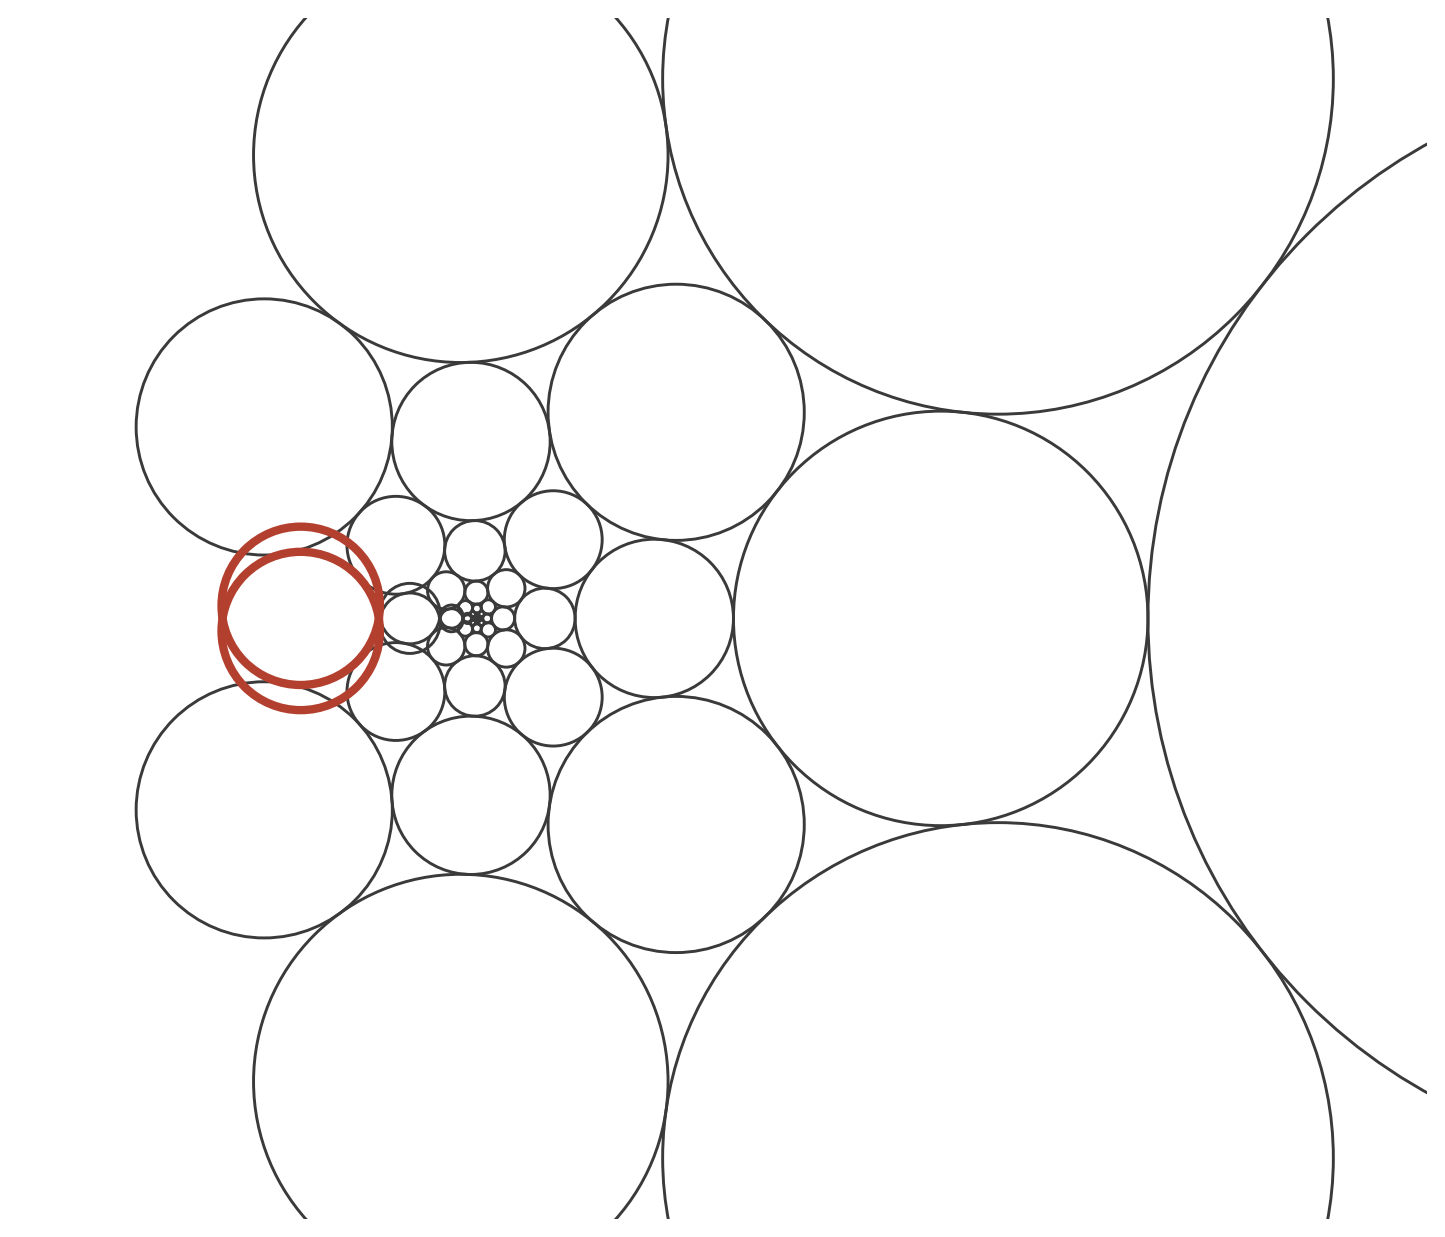

The Python source for this figure:
"""fig04_golden_four_rings.py — Figure: the golden configuration with four rings; first overlap.

Purpose (Remark 6.6 / Section 7): four rings is the experimentally determined
onset of overlap, showing the golden configuration is immersed but not
embedded. Improvement: the first overlapping pair, lattice points (0,4) and
(4,-4) (mirror images of each other), is highlighted in red instead of
leaving the reader to spot the crossing.
"""
import doylefig as D

B = D.PHI
cen, rad = D.build_config(B * B, B, 4)

fig, ax = D.new_axes((6.6, 5.2))
D.draw_circles(ax, cen, rad, lw=0.7, highlight=[(0, 4), (4, -4)])
# fixed window: keep the overlap region prominent, clip the huge right circles
ax.set_xlim(-42, 80)
ax.set_ylim(-52, 52)
D.save(fig, "fig04_golden_four_rings")
